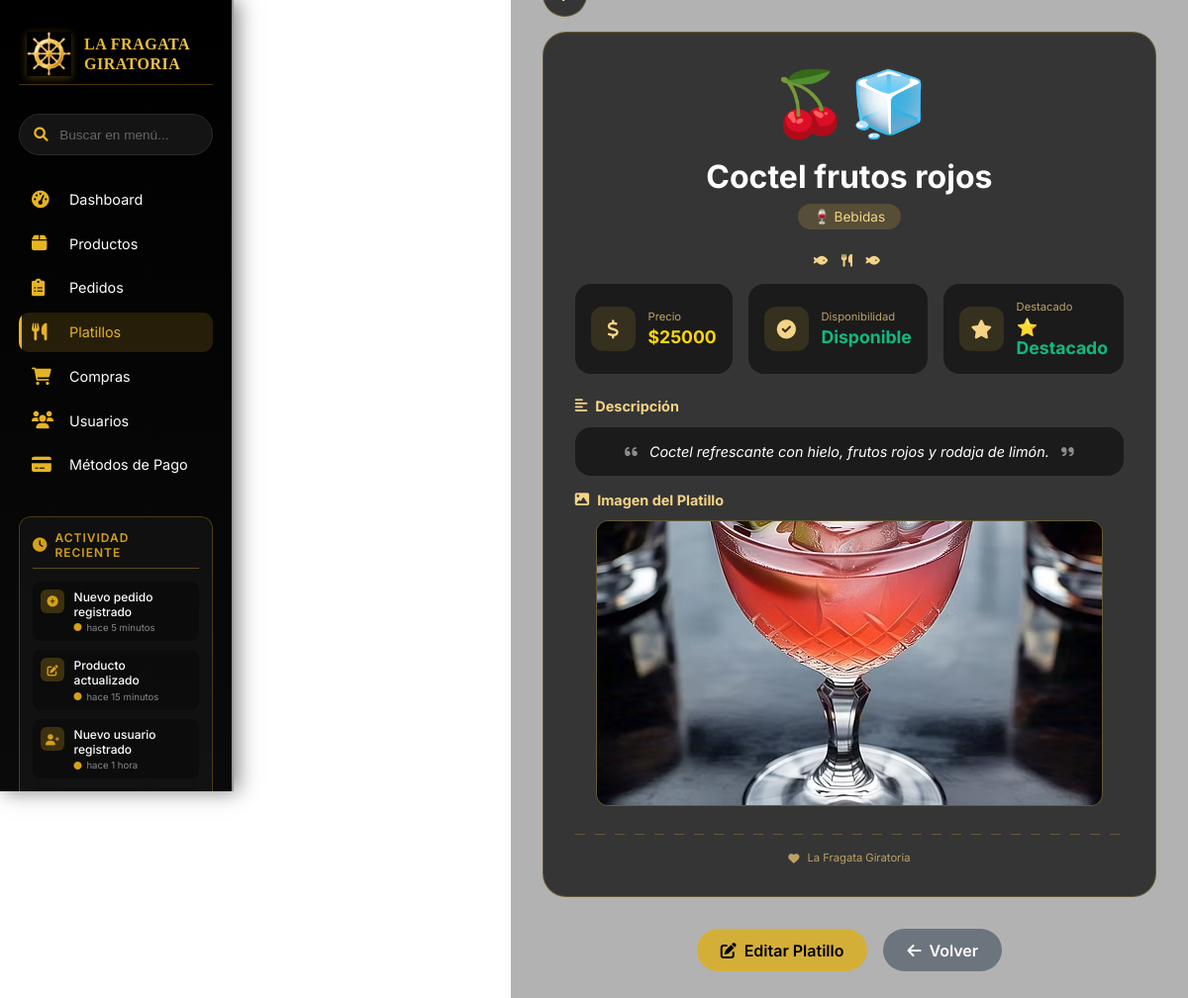
Page /platillos/platillos_detalle/13/ on the committed database.
### platillos/models.py (models this page shows, shortened)
class Platillo(models.Model):
    nombre = models.CharField(max_length=200, verbose_name="Nombre")
    descripcion = models.TextField(verbose_name="Descripción")
    categoria = models.ForeignKey(CategoriaPlatillo, on_delete=models.CASCADE, related_name='platillos', verbose_name="Categoría")
    imagen_url = models.CharField(
        max_length=500,
        verbose_name="Ruta de imagen",
        blank=True,
        help_text="Ruta en static, ej: img/menu/Ceviche-Clásico.avif",
    )
    emojis = models.CharField(max_length=50, verbose_name="Emojis", blank=True, help_text="Ej: 🐠🍋‍🟩")
    precio = models.DecimalField(max_digits=10, decimal_places=2, verbose_name="Precio")
    disponible = models.BooleanField(default=True, verbose_name="Disponible")
    destacado = models.BooleanField(default=False, verbose_name="Destacado")
    orden = models.IntegerField(default=0, verbose_name="Orden")
    fecha_creacion = models.DateTimeField(auto_now_add=True)
    fecha_actualizacion = models.DateTimeField(auto_now=True)
    class Meta:
        verbose_name = "Platillo"
        verbose_name_plural = "Platillos"
        ordering = ['orden', '-fecha_creacion']
    def get_imagen_static_path(self):
        if not self.imagen_url:
            return ''
        path = self.imagen_url.strip().replace('\\', '/')
        if path.startswith(('http://', 'https://')):
            return ''
        if path.startswith('/static/'):
            path = path[9:]
        elif path.startswith('static/'):
            path = path[7:]
        elif path.startswith('/'):
            path = path[1:]
        return path

class CategoriaPlatillo(models.Model):
    nombre = models.CharField(max_length=100, verbose_name="Nombre")
    descripcion = models.TextField(verbose_name="Descripción", blank=True)
    emoji = models.CharField(max_length=10, verbose_name="Emoji", blank=True, help_text="Ej: 🍕, 🍔, 🥗, 🍣")
    activo = models.BooleanField(default=True, verbose_name="Activo")
    orden = models.IntegerField(default=0, verbose_name="Orden")
    fecha_creacion = models.DateTimeField(auto_now_add=True)
    fecha_actualizacion = models.DateTimeField(auto_now=True)
    class Meta:
        verbose_name = "Categoría de Platillo"
        verbose_name_plural = "Categorías de Platillos"
        ordering = ['orden', 'nombre']

### platillos/views.py (the view)
# urls.py: path('platillos_detalle/<int:pk>/', views.detalle_platillo, name='detalle'),
def detalle_platillo(request, pk):
    platillo = get_object_or_404(Platillo, id=pk)
    return render(request, 'roles/admin/Crud/platillos/detalle_platillo.html', {'platillo': platillo})

### platillos/templatetags/platillos_tags.py (called while the page is built)
@register.simple_tag
def platillo_imagen(platillo):
    url = (platillo.imagen_url or '').strip()
    if url.startswith(('http://', 'https://')):
        return url
    path = platillo.get_imagen_static_path()
    if path:
        return static(path)
    return static('img/icono-fragata.jpg')

### templates/roles/admin/Crud/platillos/detalle_platillo.html (shortened to what this page needs)
{% load static platillos_tags %}
<!DOCTYPE html>
<html lang="es">
<head>
    <link rel="stylesheet" href="https://cdnjs.cloudflare.com/ajax/libs/font-awesome/6.0.0/css/all.min.css">
    <link rel="stylesheet" href="{% static 'css/platillos_detalle.css' %}" />
</head>
<body>
<div class="layout-container">
    {% include 'layouts/sindear.html' %}
    <main class="main-content">
        <div class="detail-container">
            <div class="back-button-float">
                <a href="{% url 'platillos:lista' %}" class="btn-back-float">
                </a>
            </div>
            <div class="platillo-card" id="platilloCard">
                <div class="platillo-header">
                    <div class="platillo-emoji" style="font-size: 4rem;">{{ platillo.emojis|default:"🍽️" }}</div>
                    <h1 class="platillo-nombre">{{ platillo.nombre }}</h1>
                    <div class="platillo-categoria">
                        <span class="categoria-badge">{{ platillo.categoria.emoji|default:"📁" }} {{ platillo.categoria.nombre }}</span>
                    </div>
                </div>
                <div class="divider">
                    <i class="fas fa-fish"></i>
                    <i class="fas fa-utensils"></i>
                    <i class="fas fa-fish"></i>
                </div>
                <div class="info-grid">
                    <div class="info-card">
                        <div class="info-icon">
                            <i class="fas fa-dollar-sign"></i>
                        </div>
                        <div class="info-content">
                            <span class="info-label">Precio</span>
                            <span class="info-value price">${{ platillo.precio|floatformat:0 }}</span>
                        </div>
                    </div>
                    <div class="info-card">
                        <div class="info-icon">
                            <i class="fas fa-check-circle"></i>
                        </div>
                        <div class="info-content">
                            <span class="info-label">Disponibilidad</span>
                            <span class="info-value {% if platillo.disponible %}success{% else %}danger{% endif %}">
                                {% if platillo.disponible %}Disponible{% else %}No disponible{% endif %}
                            </span>
                        </div>
                    </div>
                    <div class="info-card">
                        <div class="info-icon">
                            <i class="fas fa-star"></i>
                        </div>
                        <div class="info-content">
                            <span class="info-label">Destacado</span>
                            <span class="info-value {% if platillo.destacado %}success{% else %}secondary{% endif %}">
                                {% if platillo.destacado %}⭐ Destacado{% else %}Normal{% endif %}
                            </span>
                        </div>
                    </div>
                </div>
                <div class="descripcion-section">
                    <h3><i class="fas fa-align-left"></i> Descripción</h3>
                    <div class="descripcion-content">
                        <i class="fas fa-quote-left"></i>
                        {{ platillo.descripcion }}
                        <i class="fas fa-quote-right"></i>
                    </div>
                </div>
                <div class="imagen-section">
                    <h3><i class="fas fa-image"></i> Imagen del Platillo</h3>
                    <div class="imagen-container">
                        <img src="{% platillo_imagen platillo %}"
                             alt="{{ platillo.nombre }}"
                             class="platillo-imagen"
                             onerror="this.onerror=null;this.src='{% static 'img/icono-fragata.jpg' %}';">
                    </div>
                </div>
                <div class="platillo-footer">
                    <div class="footer-line"></div>
                    <div class="footer-text">
                        <i class="fas fa-heart"></i> La Fragata Giratoria
                    </div>
                </div>
            </div>
            <div class="action-buttons">
                <a href="{% url 'platillos:editar' platillo.id %}" class="btn-edit">
                    <i class="fas fa-edit"></i> Editar Platillo
                </a>
                <a href="{% url 'platillos:lista' %}" class="btn-back">
                    <i class="fas fa-arrow-left"></i> Volver
                </a>
            </div>
        </div>
    </main>
</div>
</body>
</html>

### static/css/platillos_detalle.css (style rules this page uses)
:root { --color-dorado: #f5d487; --color-dorado-oscuro: #d4af37; --color-dorado-claro: #e6b422; --color-dorado-intenso: #ffd700; --color-texto-secundario: #bba163; --color-borde: rgba(212, 175, 55, 0.3); --color-verde: #10b981; --color-rojo: #ef4444; --transition-smooth: all 0.3s cubic-bezier(0.4, 0, 0.2, 1); }
* { margin: 0; padding: 0; box-sizing: border-box; }
body { font-family: 'Inter', sans-serif; background: url('../img/BGgeneral.jpg') no-repeat center center / cover fixed; color: #ffffff; min-height: 100vh; }
.layout-container { display: flex; min-height: 100vh; }
.main-content { flex: 1; margin-left: 280px; padding: 2rem; background: rgba(0, 0, 0, 0.3); min-height: 100vh; display: flex; align-items: center; justify-content: center; }
.detail-container { width: 100%; max-width: 700px; margin: 0 auto; position: relative; }
.back-button-float { position: absolute; top: -60px; left: 0; z-index: 10; }
.btn-back-float { display: flex; align-items: center; justify-content: center; width: 45px; height: 45px; background: rgba(0, 0, 0, 0.7); border: 1px solid var(--color-borde); border-radius: 50%; color: #ffffff; text-decoration: none; transition: var(--transition-smooth); }
.platillo-card { background: rgba(0, 0, 0, 0.7); border: 1px solid var(--color-borde); border-radius: 24px; padding: 2rem; backdrop-filter: blur(10px); }
.platillo-header { text-align: center; margin-bottom: 1.5rem; }
.platillo-emoji { font-size: 4rem; margin-bottom: 1rem; }
.platillo-nombre { font-size: 2rem; font-weight: 700; color: #ffffff; margin-bottom: 0.5rem; }
.categoria-badge { display: inline-block; padding: 0.3rem 1rem; background: rgba(212, 175, 55, 0.2); border-radius: 20px; font-size: 0.85rem; color: var(--color-dorado); }
.divider { text-align: center; margin: 1rem 0; color: var(--color-dorado); font-size: 0.8rem; letter-spacing: 5px; }
.info-grid { display: grid; grid-template-columns: repeat(3, 1fr); gap: 1rem; margin-bottom: 1.5rem; }
.info-card { background: rgba(0, 0, 0, 0.5); border-radius: 16px; padding: 1rem; display: flex; align-items: center; gap: 0.8rem; transition: var(--transition-smooth); }
.info-icon { width: 45px; height: 45px; background: rgba(212, 175, 55, 0.15); border-radius: 12px; display: flex; align-items: center; justify-content: center; font-size: 1.2rem; color: var(--color-dorado); }
.info-content { flex: 1; }
.info-label { display: block; font-size: 0.7rem; color: var(--color-texto-secundario); margin-bottom: 0.2rem; }
.info-value { font-size: 1.1rem; font-weight: 700; color: #ffffff; }
.info-value.price { color: var(--color-dorado-intenso); }
.info-value.success { color: var(--color-verde); }
.descripcion-section h3 { font-size: 0.9rem; color: var(--color-dorado); margin-bottom: 0.8rem; display: flex; align-items: center; gap: 0.5rem; }
.descripcion-content { background: rgba(0, 0, 0, 0.5); border-radius: 16px; padding: 1rem; font-style: italic; color: #ffffff; font-size: 0.9rem; text-align: center; }
.descripcion-content i:first-child { margin-right: 0.5rem; opacity: 0.5; }
.descripcion-content i:last-child { margin-left: 0.5rem; opacity: 0.5; }
.imagen-section { margin-top: 1rem; }
.imagen-section h3 { font-size: 0.9rem; color: var(--color-dorado); margin-bottom: 0.8rem; display: flex; align-items: center; gap: 0.5rem; }
.imagen-container { text-align: center; }
.platillo-imagen { max-width: 100%; max-height: 300px; border-radius: 12px; border: 1px solid var(--color-borde); }
.platillo-footer { text-align: center; margin-top: 1.5rem; }
.footer-line { height: 1px; background: repeating-linear-gradient(90deg, var(--color-borde), var(--color-borde) 10px, transparent 10px, transparent 20px); margin: 1rem 0; }
.footer-text { font-size: 0.7rem; color: var(--color-texto-secundario); display: flex; align-items: center; justify-content: center; gap: 0.5rem; }
.action-buttons { display: flex; gap: 1rem; justify-content: center; margin-top: 2rem; }
.btn-edit, .btn-back { padding: 0.7rem 1.5rem; border-radius: 40px; text-decoration: none; font-weight: 600; display: inline-flex; align-items: center; gap: 0.5rem; transition: var(--transition-smooth); }
.btn-edit { background: var(--color-dorado-oscuro); color: black; }
.btn-back { background: #6c757d; color: white; }

### rows in the picture
Platillo: emojis "🍒🧊", nombre "Coctel frutos rojos", categoria.emoji "🍷", categoria.nombre "Bebidas", precio "25000", descripcion "Coctel refrescante con hielo, frutos rojos y rodaja de limón.", imagen_url+nombre (picture)
